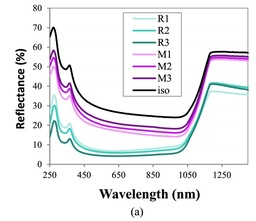
#> input picture test/ori/1.jpg, 256 x 221 px, shrunk from 2198 x 1898 before the run
$ python -i color_cluster.py   (imports and definitions only)
#> lines starting #> are read from the running program, lines starting #| are printed output that depends on the picture
#> further down, picture is the input picture: shape (221, 256, 3); mean B, G, R 240.2, 237.2, 237.7
import cv2
import numpy as np
import os, random
from copy import deepcopy
import csv, json, boto3
import math
from pathlib import Path
from matplotlib import pyplot as plt
from sklearn.cluster import DBSCAN

import imutils
import numpy as np

from matplotlib import rcParams
def color_cluster(img, name='', save_dir='', debug=False):

#> called with name = '', save_dir = '', debug = False
    line_imgs = []

    if debug == True:
        # display original image
        display = cv2.cvtColor(img, cv2.COLOR_BGR2RGB)

        plt.figure(figsize=(10, 5))
        plt.imshow(display, 'gray')
        plt.title('image before cluster')
        plt.xticks([]),plt.yticks([])
        plt.show()

    data = img.reshape((-1,3))
    data = np.float32(data)

    criteria = (cv2.TERM_CRITERIA_EPS +
                cv2.TERM_CRITERIA_MAX_ITER, 10, 1.0)

    flags = cv2.KMEANS_RANDOM_CENTERS
    NUM_CLUSTERS = 16

    compactness, labels, centers = cv2.kmeans(data, NUM_CLUSTERS, None, criteria, 10, flags)
#> compactness = 6048678.3; centers = 16 rows, first 8: [230.1, 215.8, 229.2], [107.1, 28.54, 94.57], [121.3, 120.6, 118.8], [174.4, 95.34, 162.9], [181.2, 191.3, 112.1], [254.5, 254.2, 254.2], [160.2, 170.5, 92.06], [189.9, 188.8, 188.9]

    centers = np.uint8(centers)
#> centers = 16 rows, first 8: [230, 215, 229], [107, 28, 94], [121, 120, 118], [174, 95, 162], [181, 191, 112], [254, 254, 254], [160, 170, 92], [189, 188, 188]
    res = centers[labels.flatten()]

    # get the class with the most pixels (white background)
    clusters = np.zeros([16], dtype=np.int32)
    for i in range(len(labels)):
        clusters[labels[i]] += 1
#> after the loop, clusters = [2002, 350, 638, 167, 220, 47162, 251, 1181, 316, 836, 562, 769, 348, 863, 321, 590]
    center_bg = np.argmax(clusters)
#> center_bg = 5

    # TODO: how to deal with the generated images
    if debug == True:
        plt.subplots(figsize=(30, 20))

    for i in range(len(centers)):
        line_labels = np.full_like(labels, center_bg)
        line_labels[labels==i] = i

        line_res = centers[line_labels.flatten()]
        line_img = line_res.reshape((img.shape))

        if name != '':
            image_save_dir = os.path.join(save_dir, '.'.join(name.split(".")[:-1])+'_'+str(i)+'.png')
#             image_save_dir = os.path.join(save_dir, name+'_'+str(i)+'.png')
            cv2.imwrite(image_save_dir, line_img)

        if debug == True:
            line_img = cv2.cvtColor(line_img, cv2.COLOR_BGR2RGB)
            line_imgs.append(line_img)

            plt.subplot(4,4,i+1)
            plt.imshow(line_img, 'gray')
            plt.title(str(i+1))
#             plt.title(str(centers[i]))
            plt.xticks([]),plt.yticks([])
#> this loop made 16 passes
#> pass 1, in color_cluster, `line_img = line_res.reshape((img.shape))`:
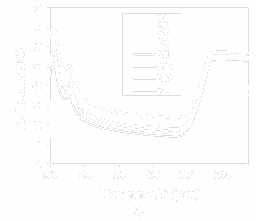
#> line_img: shape (221, 256, 3); mean B, G, R 253.2, 252.6, 253.1
#> pass 2, in color_cluster, `line_img = line_res.reshape((img.shape))`:
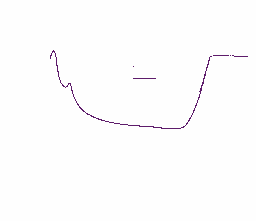
#> line_img: shape (221, 256, 3); mean B, G, R 253.1, 252.6, 253
#> after the loop, line_imgs = []

    if debug == True:
        plt.show()
    return line_imgs

>>> import cv2
>>> picture = cv2.imread('../test/ori/1.jpg')
>>> result = color_cluster(picture)
#> result = []
